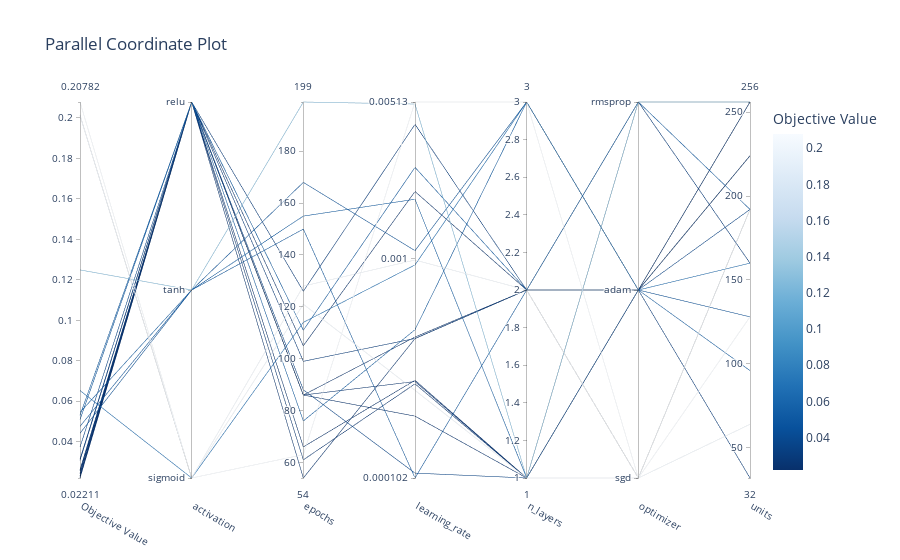

This figure's notebook cell:
### Code cell
optuna.visualization.plot_parallel_coordinate(study)

### Figure 1 — Plotly figure (JSON) as saved in the notebook; plotly's stock layout.template omitted (floating-point values rounded to 4 significant figures)
{"data": [{"dimensions": [{"label": "Objective Value", "range": [0.02211, 0.2078], "values": [0.2014, 0.2078, 0.2011, 0.04762, 0.04419, 0.02418, 0.03084, 0.1249, 0.05454, 0.06533, 0.02211, 0.0262, 0.02567, 0.03736, 0.02311, 0.02458, 0.03145, 0.05308, 0.02299, 0.05098]}, {"label": "activation", "range": [0, 2], "ticktext": ["sigmoid", "tanh", "relu"], "tickvals": [0, 1, 2], "values": [0, 0, 0, 1, 1, 2, 2, 1, 1, 0, 2, 2, 2, 2, 2, 2, 2, 2, 2, 2]}, {"label": "epochs", "range": [54, 199], "values": [128, 63, 121, 150, 168, 86, 126, 199, 155, 114, 66, 61, 86, 88, 86, 54, 99, 76, 105, 111]}, {"label": "learning_rate", "range": [-3.991, -2.29], "ticktext": ["0.000102", "0.001", "0.00513"], "tickvals": [-3.991, -3, -2.29], "values": [-3.005, -2.29, -3.595, -3.991, -2.962, -3.711, -2.391, -2.299, -2.73, -3.027, -3.549, -3.565, -3.555, -3.969, -3.353, -3.36, -3.36, -3.32, -2.695, -2.585]}, {"label": "n_layers", "range": [1, 3], "values": [2, 3, 1, 2, 3, 1, 2, 1, 1, 3, 1, 1, 1, 1, 2, 2, 2, 3, 2, 2]}, {"label": "optimizer", "range": [0, 2], "ticktext": ["sgd", "adam", "rmsprop"], "tickvals": [0, 1, 2], "values": [0, 0, 0, 0, 1, 1, 1, 2, 2, 1, 1, 1, 1, 1, 1, 1, 2, 1, 1, 2]}, {"label": "units", "range": [32, 256], "values": [192, 128, 64, 192, 128, 224, 32, 256, 256, 160, 224, 224, 224, 192, 256, 256, 160, 96, 224, 192]}], "labelangle": 30, "labelside": "bottom", "line": {"color": [0.2014, 0.2078, 0.2011, 0.04762, 0.04419, 0.02418, 0.03084, 0.1249, 0.05454, 0.06533, 0.02211, 0.0262, 0.02567, 0.03736, 0.02311, 0.02458, 0.03145, 0.05308, 0.02299, 0.05098], "colorbar": {"title": {"text": "Objective Value"}}, "colorscale": [[0, "rgb(247,251,255)"], [0.125, "rgb(222,235,247)"], [0.25, "rgb(198,219,239)"], [0.375, "rgb(158,202,225)"], [0.5, "rgb(107,174,214)"], [0.625, "rgb(66,146,198)"], [0.75, "rgb(33,113,181)"], [0.875, "rgb(8,81,156)"], [1, "rgb(8,48,107)"]], "reversescale": true, "showscale": true}, "type": "parcoords"}], "layout": {"title": {"text": "Parallel Coordinate Plot"}}}
